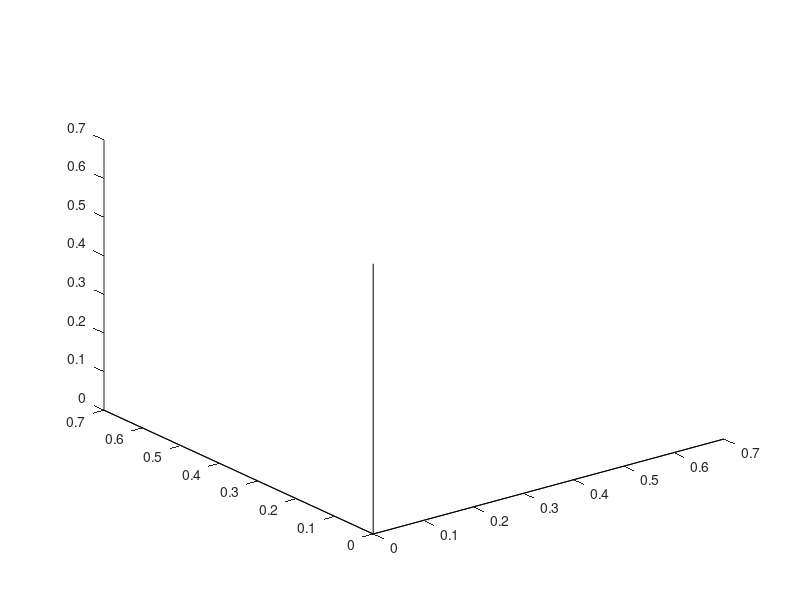

MATLAB code for this plot: (Note: this script raises an error after producing the figure.)
% mooreleang.m  set phi1 and theta1
% script to plot a mooring element with angles
warning off
iskip1=1;
if iskip1==0,
    figure(1);clf;
    r1=[0 0.65];
    r2=[0 0.75];
    phi=[50*pi/180 30*pi/180];
    theta=[50*pi/180 30*pi/180];
%
%clf
%axes('Position',[-0.1 -0.1 1.3 1.3]);
    a=0.5;
    plot3([0 a NaN 0 0 NaN 0 0],[0 0 NaN 0 a NaN 0 0],[0 0 NaN 0 0 NaN 0 a],'k');
    arrow([0 0 0],[0 0 a],'NormalDir',[1 0 1],'Length',18);
    arrow([0 0 0],[0 a 0],'NormalDir',[1 0 1],'Length',12);
    arrow([0 0 0],[a 0 0],'NormalDir',[1 1 0],'Length',18);
    text(0,0,a*1.1,'Z');
    text(-0.2*a,a,0,'Y');
    text(a*1.1,0,0,'X');
    hold on
    x1=r1*cos(theta(1))*sin(phi(1));
    y1=r1*sin(theta(1))*sin(phi(1));
    z1=r1*cos(phi(1));
    h=plot3(x1,y1,z1,'Linewidth',4);
    plot3(x1,y1,[0 0],':k');
    plot3([x1(2) x1(2)],[y1(2) y1(2)],[0 z1(2)],':k');
    view(60,30);
    set(gca,'Visible','off')
    arc([0 0 0],[0 0 a],[x1(2) y1(2) z1(2)],a/2);
    text(a/9,a/7,a/1.5,'\psi_{i+1}');
    arc([0 0 0],[a 0 0],[x1(2) y1(2) 0],a/2);
    text(a/1.8,a/4,0,'\theta_{i+1}');
    arrow([0 0 0],-[x1(2)/4 y1(2)/4 z1(2)/4]);
    text(-x1(2)/4,-y1(2)/4,-(z1(2)/4+a/6),'T_{i+1}');
%
    x2=r2*cos(theta(2))*sin(phi(2));
    y2=r2*sin(theta(2))*sin(phi(2));
    z2=r2*cos(phi(2));
    plot3([0 a NaN 0 0 NaN 0 0]+x1(2),[0 0 NaN 0 a NaN 0 0]+y1(2),[0 0 NaN 0 0 NaN 0 a]+z1(2),'k');
    arrow([x1(2) y1(2) z1(2)],[x1(2) y1(2) z1(2)+a],'NormalDir',[1 0 1],'Length',10);
    arrow([x1(2) y1(2) z1(2)],[x1(2) y1(2)+a z1(2)],'NormalDir',[1 0 1],'Length',10);
    arrow([x1(2) y1(2) z1(2)],[x1(2)+a y1(2) z1(2)],'NormalDir',[1 1 0],'Length',10);
    text(x1(2)-0.075,y1(2)-0.1,z1(2)+0.05,'E_i');
    h=plot3(x2+x1(2),y2+y1(2),z2+z1(2),'Linewidth',4);
    plot3(x2+x1(2),y2+y1(2),[0 0]+z1(2),':k');
    plot3([x2(2) x2(2)]+x1(2),[y2(2) y2(2)]+y1(2),[0 z2(2)]+z1(2),':k');
    arc([x1(2) y1(2) z1(2)],[x1(2) y1(2) z1(2)+a],[x2(2)+x1(2) y2(2)+y1(2) z2(2)+z1(2)],a/2);
    text(a/20+x1(2),a/20+y1(2),a/1.5+z1(2),'\psi_i');
    arc([x1(2) y1(2) z1(2)],[x1(2)+a y1(2) z1(2)],[x2(2)+x1(2) y2(2)+y1(2) z1(2)],a/2);
    text(a/1.6+x1(2),a/8+y1(2),0+z1(2),'\theta_i');
    arrow([x1(2)+x2(2) y1(2)+y2(2) z1(2)+z2(2)],[x1(2)+x2(2)+x2(2)/4 y1(2)+y2(2)+y2(2)/4 z1(2)+z2(2)+z2(2)/4],'Length',8);
    text(x1(2)+x2(2)+x2(2)/4,y1(2)+y2(2)+y2(2)/4,z1(2)+z2(2)+z2(2)/4+a/6,'T_i');
    axis equal
    rotate3d on
    return
end
%
%figure(1);clf
set(0,'DefaultTextFontSize',8);
r=1;
Cd=1.1;A=1;den=10;
aL=10;
if ~exist('u'), u=0.2;v=0.15;w=0.1; end
%
r1=[0 r]; % length of element
if ~exist('phi1'), phi1=50*pi/180; end
if ~exist('theta1'), theta1=60*pi/180; end
a=0.7;
plot3([0 a NaN 0 0 NaN 0 0],[0 0 NaN 0 a NaN 0 0],[0 0 NaN 0 0 NaN 0 a],'k');
arrow([0 0 0],[0 0 a],'NormalDir',[1 0 1],'Length',12);
arrow([0 0 0],[0 a 0],'NormalDir',[1 0 1],'Length',12);
arrow([0 0 0],[a 0 0],'NormalDir',[1 1 0],'Length',12);
text(0,0,a*1.1,'Z');
text(-0.2*a,a,0,'Y');
text(a*1.1,0,0,'X');
hold on
x1=r1*cos(theta1)*sin(phi1);
y1=r1*sin(theta1)*sin(phi1);
z1=r1*cos(phi1);
h=plot3(x1,y1,z1,'Linewidth',2);
plot3(x1,y1,[0 0],':k');
%plot3([x1(2) x1(2)],[y1(2) y1(2)],[0 z1(2)],':k');
view(60,30);
set(gca,'Visible','off')
arc([0 0 0],[0 0 a],[x1(2) y1(2) z1(2)],z1(2)/3);
text(x1(2)/12,y1(2)/12,z1(2)/4,'\psi');
arc([0 0 0],[a 0 0],[x1(2) y1(2) 0],a/5);
text(a*cos(theta1/2)/6,a*sin(theta1/2)/6,0,'\theta');
%arrow([0 0 0],-[x1(2)/4 y1(2)/4 z1(2)/4]);
%text(-x1(2)/4,-y1(2)/4,-(z1(2)/4+a/6),'T');
% draw a current vector
%
%
zoff=z1(2)/2;
xoff=x1(2);yoff=y1(2);
plot3([0 xoff],[0 yoff],[zoff zoff],':k');
wa0=arrow([0 0 zoff],[u v w+zoff],'Length',aL);
arrow([0 0 zoff],[u 0 zoff],'Length',aL);text(u+0.02*sign(u),0,zoff,'U');
arrow([u 0 zoff],[u v zoff],'Length',aL);text(u,v+0.02*sign(v),zoff,'V');
wa1=arrow([u v zoff],[u v w+zoff],'Length',aL);text(u,v,zoff+w+0.02*sign(w),'W');
set(wa0,'FaceColor','b');
set(wa1,'FaceColor','r');
%
theta2=atan2(v,u);
UV=sqrt(u^2+v^2)*cos(theta1-theta2);
U=UV*cos(theta1);  % horizontal current in theta plane
V=UV*sin(theta1);
Up=u-U; % horizontal current perpendicular to theta plane
Vp=v-V;
thetap=atan2(Vp,Up);
arrow([0 0 zoff],[U V zoff],'Length',aL);
arrow([U V zoff],[U+Up V+Vp zoff],'Length',aL);
plot3([u U],[v V],[zoff zoff],':k');
%
theta3=atan2(V,U); % should be exactly equal to theta1
phi2=phi1+pi/2;
%
CdUV=(den/2)*Cd*cos(phi1)^3*A*UV*UV;
Cdx=CdUV*cos(theta3);
Cdy=CdUV*sin(theta3);
arrow([xoff/2 yoff/2 zoff],[xoff/2+Cdx yoff/2+Cdy zoff],'Length',aL);
text(xoff/2+Cdx+0.01,yoff/2+Cdy+0.01,zoff,'C_{DUV}');
%
sl=sign(sin(theta1))*sign(sin(theta3));if sl==0,sl=1;end
CLUV=-(den/2)*Cd*(cos(phi1)^2*sin(phi1))*A*UV*UV*sl;
arrow([xoff/2 yoff/2 zoff],[xoff/2 yoff/2 zoff+CLUV],'Length',aL);
text(xoff/2,yoff/2,zoff+CLUV+0.02*sign(CLUV),'C_{LUV}');
%
%CNUV=(den/2)*Cd*(cos(phi1)^2)*A*UV*UV;
%CNx=CNUV*cos(theta3)*sin(phi2);
%CNy=CNUV*sin(theta3)*sin(phi2);
%CNz=CNUV*cos(phi2);
arrow([xoff/2 yoff/2 zoff],[xoff/2+Cdx yoff/2+Cdy zoff+CLUV],'Length',aL);
text(xoff/2+Cdx+0.02*sign(Cdx),yoff/2+Cdy+0.02*sign(Cdy),zoff+CLUV,'C_{NUV}');
plot3([xoff/2 xoff/2+Cdx],[yoff/2 yoff/2+Cdy],[zoff+CLUV zoff+CLUV],':k');
plot3([xoff/2+Cdx xoff/2+Cdx],[yoff/2+Cdy yoff/2+Cdy],[zoff zoff+CLUV],':k');
%
phi2=pi/2-phi1;
CdW=(den/2)*Cd*cos(phi2)^3*A*w*w*sign(w);
Cdx=CdUV*cos(theta1);
Cdy=CdUV*sin(theta1);
wa2=arrow([xoff/2 yoff/2 zoff],[xoff/2 yoff/2 zoff+CdW],'Length',aL);
set(wa2,'FaceColor','r');
text(xoff/2,yoff/2,zoff+CdW+0.02*sign(CdW),'C_{DLW}');
%
phi2=phi1-pi/2;
CNW=(den/2)*Cd*cos(phi2)^2*A*w*w*sign(w);
CNx=CNW*cos(theta1)*sin(phi2);
CNy=CNW*sin(theta1)*sin(phi2);
CNz=CNW*cos(phi2);
wa3=arrow([xoff/2 yoff/2 zoff],[xoff/2+CNx yoff/2+CNy zoff+CNz],'Length',aL);
set(wa3,'FaceColor','r');
text(xoff/2+CNx+0.02*sign(CNx),yoff/2+CNy+0.02*sign(CNy),zoff+CNz,'C_{NW}');
%
%
CLW=(den/2)*Cd*(cos(phi2)^2*sin(phi2))*A*w*w*sign(w);
CLx=CLW*cos(theta1);
CLy=CLW*sin(theta1);
wa4=arrow([xoff/2 yoff/2 zoff],[xoff/2+CLx yoff/2+CLy zoff],'Length',aL);
set(wa4,'FaceColor','r');
text(xoff/2+CLx+0.02*sign(CLx),yoff/2+CLy+0.02*sign(CLy),zoff,'C_{LW}');
plot3([xoff/2 xoff/2+CNx],[yoff/2 yoff/2+CNy],[zoff+CdW zoff+CNz],':k');
plot3([xoff/2+CNx xoff/2+CLx],[yoff/2+CNy yoff/2+CLy],[zoff+CNz zoff],':k');
%
Ax=0.5*sqrt(y1(2)^2 + z1(2)^2);
Ay=0.5*sqrt(x1(2)^2 + z1(2)^2);
%Az=0.5*sqrt(x1(2)^2 + y1(2)^2);
Ch=(den/2)*Cd*A*(Up^2 + Vp^2);
Cx=Ch*cos(thetap);
Cy=Ch*sin(thetap);
arrow([xoff/2 yoff/2 zoff],[xoff/2+Cx yoff/2 zoff],'Length',aL);
text(xoff/2+Cx+0.02*sign(Cx),yoff/2,zoff,'C_{DU}');
arrow([xoff/2 yoff/2 zoff],[xoff/2 yoff/2+Cy zoff],'Length',aL);
text(xoff/2,yoff/2+Cy+0.02*sign(Cy),zoff,'C_{DV}');
%wa5=arrow([xoff/2 yoff/2 zoff],[xoff/2 yoff/2 zoff+Cz],'Length',aL);
%set(wa5,'FaceColor','r');
%text(xoff/2,yoff/2,zoff+Cz+0.02*sign(Cz),'C_{DW}');
%
view(80,20)
axis equal;
rotate3d on
%
% fini
